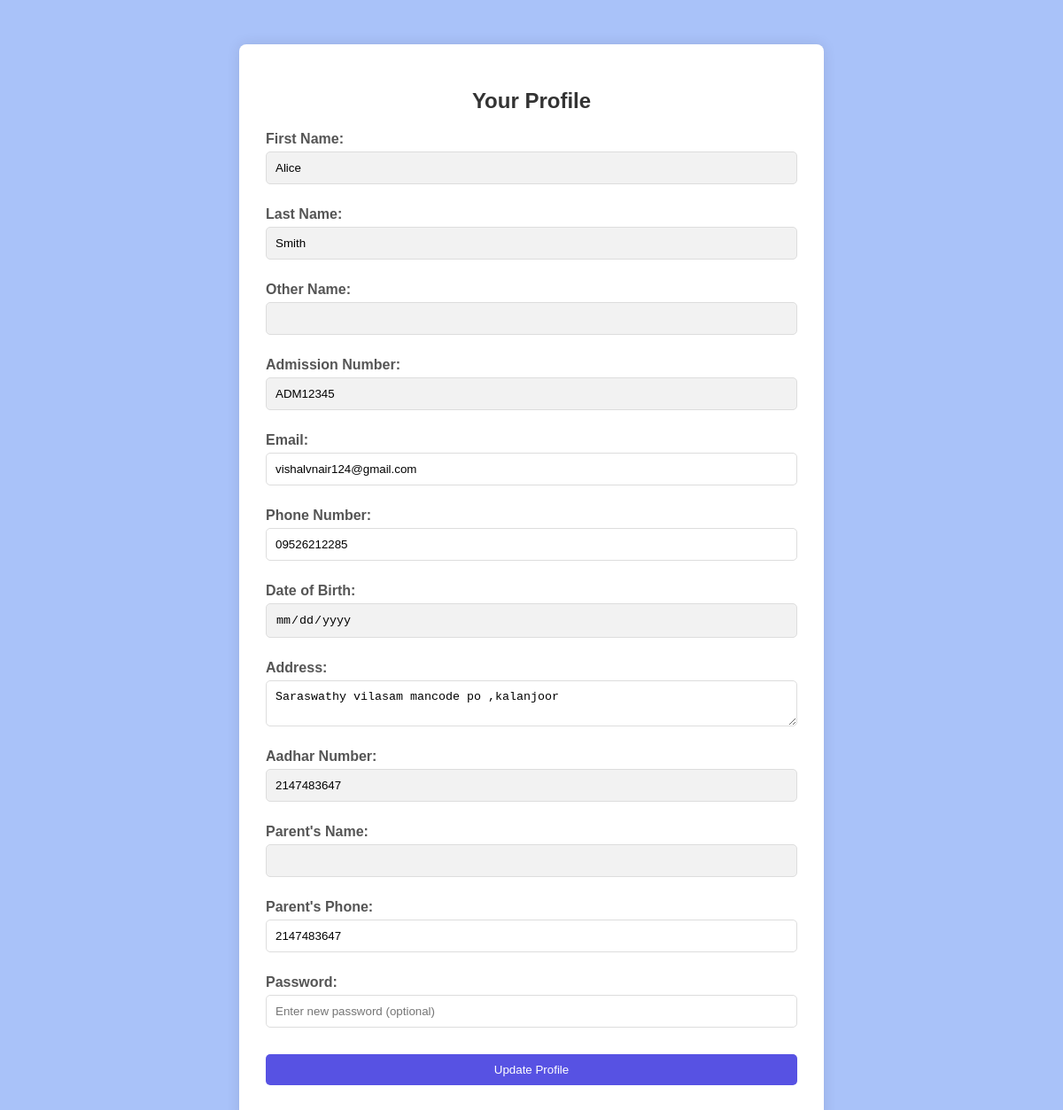
Page /Student/profile.php (signed in) on the committed database.
### tables this page shows
CREATE TABLE `tblstudents` (
  `std_id` int(10) NOT NULL,
  `std_firstName` varchar(255) NOT NULL,
  `std_lastName` varchar(255) NOT NULL,
  `std_otherName` varchar(255) DEFAULT NULL,
  `std_admissionNumber` varchar(255) NOT NULL,
  `std_password` varchar(50) NOT NULL,
  `std_dateCreated` varchar(50) NOT NULL,
  `std_email` varchar(255) NOT NULL DEFAULT 'not_provided@example.com',
  `std_phone_number` varchar(20) NOT NULL DEFAULT '0000000000',
  `stud_dob` date DEFAULT NULL,
  `std_address` text NOT NULL,
  `std_aadhar_no` int(14) NOT NULL,
  `std_parent_name` varchar(30) NOT NULL,
  `std_parent_ph` int(12) NOT NULL,
  `std_status` int(11) NOT NULL DEFAULT 2
);

### Student/profile.php (the view, shortened to what this page needs)
<?php
include('../includes/dbcon.php');
$student_id = $_SESSION['userId'];
$studentData = [];
$query = "SELECT * FROM tblstudents WHERE std_id = ?";
$stmt = $conn->prepare($query);
$stmt->bind_param("i", $student_id);
$stmt->execute();
$result = $stmt->get_result();
if ($result && $result->num_rows == 1) {
    $studentData = $result->fetch_assoc();
} else {
    echo "<script>alert('Student record not found.');</script>";
}
?>
<div class="container">
    <h2>Your Profile</h2>
    <form id="updateForm">
        <label for="std_firstName">First Name:</label>
        <input type="text" id="std_firstName" name="std_firstName"
            value="<?php echo htmlspecialchars($studentData['std_firstName'] ?? ''); ?>" readonly>
        <label for="std_lastName">Last Name:</label>
        <input type="text" id="std_lastName" name="std_lastName"
            value="<?php echo htmlspecialchars($studentData['std_lastName'] ?? ''); ?>" readonly>
        <label for="std_otherName">Other Name:</label>
        <input type="text" id="std_otherName" name="std_otherName"
            value="<?php echo htmlspecialchars($studentData['std_otherName'] ?? ''); ?>" readonly>
        <label for="std_admissionNumber">Admission Number:</label>
        <input type="text" id="std_admissionNumber" name="std_admissionNumber"
            value="<?php echo htmlspecialchars($studentData['std_admissionNumber'] ?? ''); ?>" readonly>
        <label for="std_email">Email:</label>
        <input type="email" id="std_email" name="std_email"
            value="<?php echo htmlspecialchars($studentData['std_email'] ?? ''); ?>" required>
        <label for="std_phone_number">Phone Number:</label>
        <input type="text" id="std_phone_number" name="std_phone_number"
            value="<?php echo htmlspecialchars($studentData['std_phone_number'] ?? ''); ?>" required>
        <label for="stud_dob">Date of Birth:</label>
        <input type="date" id="stud_dob" name="stud_dob"
            value="<?php echo htmlspecialchars($studentData['stud_dob'] ?? ''); ?>" readonly>
        <label for="std_address">Address:</label>
        <textarea id="std_address" name="std_address"><?php echo htmlspecialchars($studentData['std_address'] ?? ''); ?></textarea>
        <label for="std_aadhar_no">Aadhar Number:</label>
        <input type="text" id="std_aadhar_no" name="std_aadhar_no"
            value="<?php echo htmlspecialchars($studentData['std_aadhar_no'] ?? ''); ?>" readonly>
        <label for="std_parent_name">Parent's Name:</label>
        <input type="text" id="std_parent_name" name="std_parent_name"
            value="<?php echo htmlspecialchars($studentData['std_parent_name'] ?? ''); ?>" readonly>
        <label for="std_parent_ph">Parent's Phone:</label>
        <input type="text" id="std_parent_ph" name="std_parent_ph"
            value="<?php echo htmlspecialchars($studentData['std_parent_ph'] ?? ''); ?>" required>
        <label for="std_password">Password:</label>
        <input type="password" id="std_password" name="std_password"
            value="" placeholder="Enter new password (optional)">
        <button type="submit" class="btn">Update Profile</button>
    </form>
</div>

### Student/profile.php (style rules this page uses)
.container { max-width: 600px; margin: 50px auto; background-color: #fff; padding: 30px; box-shadow: 0 0 15px rgba(0, 0, 0, 0.1); border-radius: 8px; }
h2 { text-align: center; margin-bottom: 20px; color: #333; }
form label { display: block; margin-top: 15px; font-weight: bold; color: #555; }
form input, form textarea { width: 100%; padding: 10px; margin-top: 5px; border: 1px solid #ddd; border-radius: 5px; margin-bottom: 10px; }
form input[readonly] { background-color: #f2f2f2; cursor: not-allowed; }
.btn { display: block; width: 100%; background-color: #5752e3; color: white; padding: 10px; text-align: center; border: none; border-radius: 5px; cursor: pointer; margin-top: 20px; }

### rows in the picture
tblstudents: std_firstName "Alice", std_lastName "Smith", std_admissionNumber "ADM12345", std_email "vishalvnair124@gmail.com", std_phone_number "09526212285", std_address "Saraswathy vilasam mancode po ,kalanjoor", std_aadhar_no "2147483647", std_parent_ph "2147483647"
